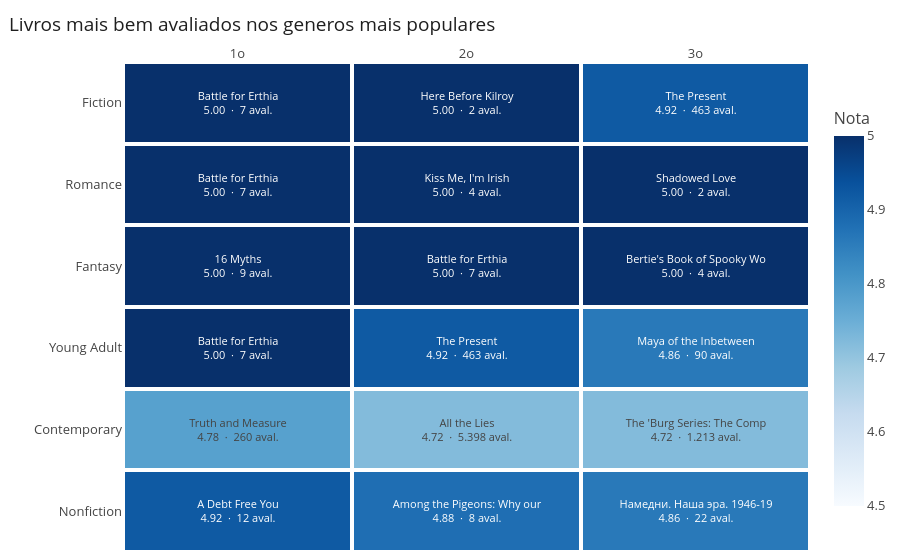

The notebook cell saved with this chart:
### Markdown cell above
O gráfico organiza esses livros em uma matriz: cada linha é um gênero, cada coluna é a posição,
e a cor é a nota. Repare que quase todo o topo tem nota perto de 5,00 — mas muitos desses livros
foram avaliados por menos de 10 pessoas.

### Code cell
notas = top3.pivot(index="genres", columns="posicao", values="rating")
celulas = top3.assign(
    texto=(
        top3["title"].str.slice(0, 26)
        + "<br>" + top3["rating"].map(lambda v: f"{v:.2f}")
        + "  ·  " + top3["numRatings"].map(miles) + " aval."
    )
).pivot(index="genres", columns="posicao", values="texto")

fig = go.Figure(go.Heatmap(
    z=notas.values,
    x=["1o", "2o", "3o"],
    y=notas.index.astype(str),
    text=celulas.values,
    texttemplate="%{text}",
    textfont=dict(size=11),
    colorscale="Blues",
    zmin=4.5,
    zmax=5.0,
    xgap=4,
    ygap=4,
    colorbar=dict(title="Nota", len=0.85),
))

fig.update_layout(
    title=dict(text="Livros mais bem avaliados nos generos mais populares",
               font=dict(size=19, color="#1F1F1F"), x=0.01, xanchor="left"),
    font=dict(size=13, color="#444"),
    plot_bgcolor="white",
    paper_bgcolor="white",
    height=560,
    margin=dict(l=8, r=8, t=62, b=8),
    xaxis=dict(side="top", title="", showgrid=False),
    yaxis=dict(autorange="reversed", title="", showgrid=False),
)

registrar(fig, "06-livros-por-genero")
fig.show()

### Figure 1 — Plotly figure (JSON) as saved in the notebook; plotly's stock layout.template omitted (floating-point values rounded to 4 significant figures)
{"data": [{"colorbar": {"len": 0.85, "title": {"text": "Nota"}}, "colorscale": [[0.0, "rgb(247,251,255)"], [0.125, "rgb(222,235,247)"], [0.25, "rgb(198,219,239)"], [0.375, "rgb(158,202,225)"], [0.5, "rgb(107,174,214)"], [0.625, "rgb(66,146,198)"], [0.75, "rgb(33,113,181)"], [0.875, "rgb(8,81,156)"], [1.0, "rgb(8,48,107)"]], "text": [["Battle for Erthia<br>5.00  ·  7 aval.", "Here Before Kilroy<br>5.00  ·  2 aval.", "The Present<br>4.92  ·  463 aval."], ["Battle for Erthia<br>5.00  ·  7 aval.", "Kiss Me, I'm Irish<br>5.00  ·  4 aval.", "Shadowed Love<br>5.00  ·  2 aval."], ["16 Myths<br>5.00  ·  9 aval.", "Battle for Erthia<br>5.00  ·  7 aval.", "Bertie's Book of Spooky Wo<br>5.00  ·  4 aval."], ["Battle for Erthia<br>5.00  ·  7 aval.", "The Present<br>4.92  ·  463 aval.", "Maya of the Inbetween<br>4.86  ·  90 aval."], ["Truth and Measure<br>4.78  ·  260 aval.", "All the Lies<br>4.72  ·  5.398 aval.", "The 'Burg Series: The Comp<br>4.72  ·  1.213 aval."], ["A Debt Free You<br>4.92  ·  12 aval.", "Among the Pigeons: Why our<br>4.88  ·  8 aval.", "Намедни. Наша эра. 1946-19<br>4.86  ·  22 aval."]], "textfont": {"size": 11}, "texttemplate": "%{text}", "type": "heatmap", "x": ["1o", "2o", "3o"], "xgap": 4, "y": ["Fiction", "Romance", "Fantasy", "Young Adult", "Contemporary", "Nonfiction"], "ygap": 4, "z": [[5.0, 5.0, 4.92], [5.0, 5.0, 5.0], [5.0, 5.0, 5.0], [5.0, 4.92, 4.86], [4.78, 4.72, 4.72], [4.92, 4.88, 4.86]], "zmax": 5.0, "zmin": 4.5}], "layout": {"font": {"color": "#444", "size": 13}, "height": 560, "margin": {"b": 8, "l": 8, "r": 8, "t": 62}, "paper_bgcolor": "white", "plot_bgcolor": "white", "title": {"font": {"color": "#1F1F1F", "size": 19}, "text": "Livros mais bem avaliados nos generos mais populares", "x": 0.01, "xanchor": "left"}, "xaxis": {"showgrid": false, "side": "top", "title": {"text": ""}}, "yaxis": {"autorange": "reversed", "showgrid": false, "title": {"text": ""}}}}
